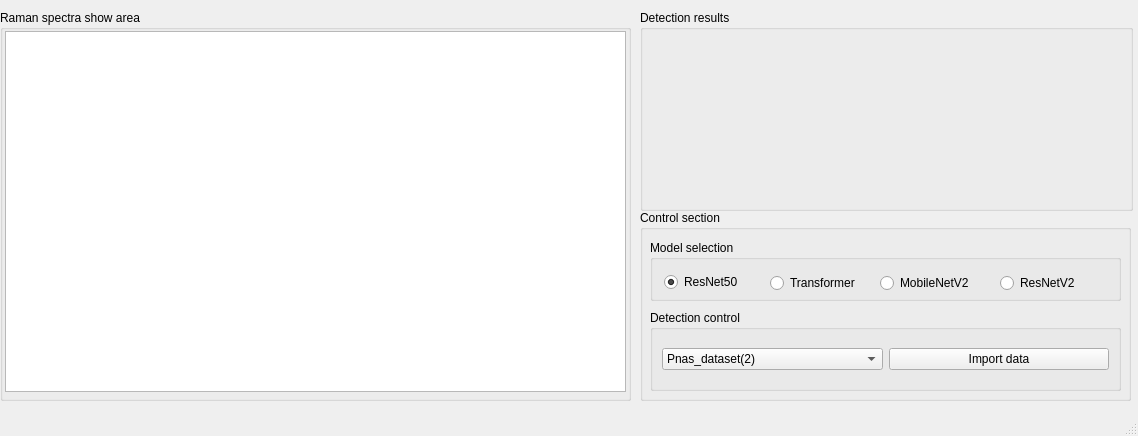
<?xml version="1.0" encoding="UTF-8"?>
<ui version="4.0">
 <class>MainWindow</class>
 <widget class="QMainWindow" name="MainWindow">
  <property name="geometry">
   <rect>
    <x>0</x>
    <y>0</y>
    <width>1138</width>
    <height>436</height>
   </rect>
  </property>
  <property name="windowTitle">
   <string>MainWindow</string>
  </property>
  <widget class="QWidget" name="centralwidget">
   <widget class="QGroupBox" name="groupBox_1">
    <property name="geometry">
     <rect>
      <x>0</x>
      <y>10</y>
      <width>631</width>
      <height>391</height>
     </rect>
    </property>
    <property name="sizePolicy">
     <sizepolicy hsizetype="Minimum" vsizetype="Preferred">
      <horstretch>0</horstretch>
      <verstretch>0</verstretch>
     </sizepolicy>
    </property>
    <property name="title">
     <string>Raman spectra show area</string>
    </property>
    <widget class="QChartView" name="graphicsView">
     <property name="geometry">
      <rect>
       <x>5</x>
       <y>21</y>
       <width>621</width>
       <height>361</height>
      </rect>
     </property>
    </widget>
   </widget>
   <widget class="QGroupBox" name="groupBox_18">
    <property name="geometry">
     <rect>
      <x>640</x>
      <y>210</y>
      <width>491</width>
      <height>191</height>
     </rect>
    </property>
    <property name="title">
     <string>Control section</string>
    </property>
    <widget class="QGroupBox" name="groupBox_19">
     <property name="geometry">
      <rect>
       <x>10</x>
       <y>100</y>
       <width>471</width>
       <height>81</height>
      </rect>
     </property>
     <property name="title">
      <string>Detection control</string>
     </property>
     <layout class="QGridLayout" name="gridLayout_3">
      <item row="1" column="1">
       <widget class="QPushButton" name="pushButton_17">
        <property name="text">
         <string>Import data</string>
        </property>
       </widget>
      </item>
      <item row="1" column="0">
       <widget class="QComboBox" name="comboBox">
        <item>
         <property name="text">
          <string>Pnas_dataset(2)</string>
         </property>
        </item>
        <item>
         <property name="text">
          <string>Ovarian_cancer(2)</string>
         </property>
        </item>
        <item>
         <property name="text">
          <string>Covid-19(3)</string>
         </property>
        </item>
        <item>
         <property name="text">
          <string>Cell_spectrum(5)</string>
         </property>
        </item>
        <item>
         <property name="text">
          <string>Single_cell(6)</string>
         </property>
        </item>
       </widget>
      </item>
     </layout>
    </widget>
    <widget class="QGroupBox" name="groupBox_20">
     <property name="geometry">
      <rect>
       <x>10</x>
       <y>30</y>
       <width>471</width>
       <height>61</height>
      </rect>
     </property>
     <property name="title">
      <string>Model selection</string>
     </property>
     <widget class="QRadioButton" name="radioButton_35">
      <property name="geometry">
       <rect>
        <x>14</x>
        <y>29</y>
        <width>100</width>
        <height>26</height>
       </rect>
      </property>
      <property name="text">
       <string>ResNet50</string>
      </property>
      <property name="checked">
       <bool>true</bool>
      </property>
      <property name="autoExclusive">
       <bool>true</bool>
      </property>
      <attribute name="buttonGroup">
       <string notr="true">buttonGroup</string>
      </attribute>
     </widget>
     <widget class="QRadioButton" name="radioButton_36">
      <property name="geometry">
       <rect>
        <x>230</x>
        <y>30</y>
        <width>108</width>
        <height>26</height>
       </rect>
      </property>
      <property name="text">
       <string>MobileNetV2</string>
      </property>
      <property name="autoExclusive">
       <bool>true</bool>
      </property>
      <attribute name="buttonGroup">
       <string notr="true">buttonGroup</string>
      </attribute>
     </widget>
     <widget class="QRadioButton" name="radioButton_37">
      <property name="geometry">
       <rect>
        <x>350</x>
        <y>30</y>
        <width>101</width>
        <height>26</height>
       </rect>
      </property>
      <property name="text">
       <string>ResNetV2</string>
      </property>
      <property name="autoExclusive">
       <bool>true</bool>
      </property>
      <attribute name="buttonGroup">
       <string notr="true">buttonGroup</string>
      </attribute>
     </widget>
     <widget class="QRadioButton" name="radioButton_38">
      <property name="geometry">
       <rect>
        <x>120</x>
        <y>30</y>
        <width>101</width>
        <height>26</height>
       </rect>
      </property>
      <property name="text">
       <string>Transformer</string>
      </property>
      <property name="checked">
       <bool>false</bool>
      </property>
      <property name="autoExclusive">
       <bool>true</bool>
      </property>
      <attribute name="buttonGroup">
       <string notr="true">buttonGroup</string>
      </attribute>
     </widget>
    </widget>
   </widget>
   <widget class="QGroupBox" name="groupBox_11">
    <property name="geometry">
     <rect>
      <x>640</x>
      <y>10</y>
      <width>493</width>
      <height>201</height>
     </rect>
    </property>
    <property name="title">
     <string>Detection results</string>
    </property>
    <widget class="QWidget" name="horizontalLayoutWidget">
     <property name="geometry">
      <rect>
       <x>9</x>
       <y>19</y>
       <width>481</width>
       <height>171</height>
      </rect>
     </property>
     <layout class="QHBoxLayout" name="horizontalLayout"/>
    </widget>
   </widget>
  </widget>
  <widget class="QMenuBar" name="menubar">
   <property name="geometry">
    <rect>
     <x>0</x>
     <y>0</y>
     <width>1138</width>
     <height>22</height>
    </rect>
   </property>
  </widget>
  <widget class="QStatusBar" name="statusbar"/>
 </widget>
 <customwidgets>
  <customwidget>
   <class>QChartView</class>
   <extends>QGraphicsView</extends>
   <header>qchartview.h</header>
  </customwidget>
 </customwidgets>
 <resources/>
 <connections/>
 <buttongroups>
  <buttongroup name="buttonGroup"/>
 </buttongroups>
</ui>
